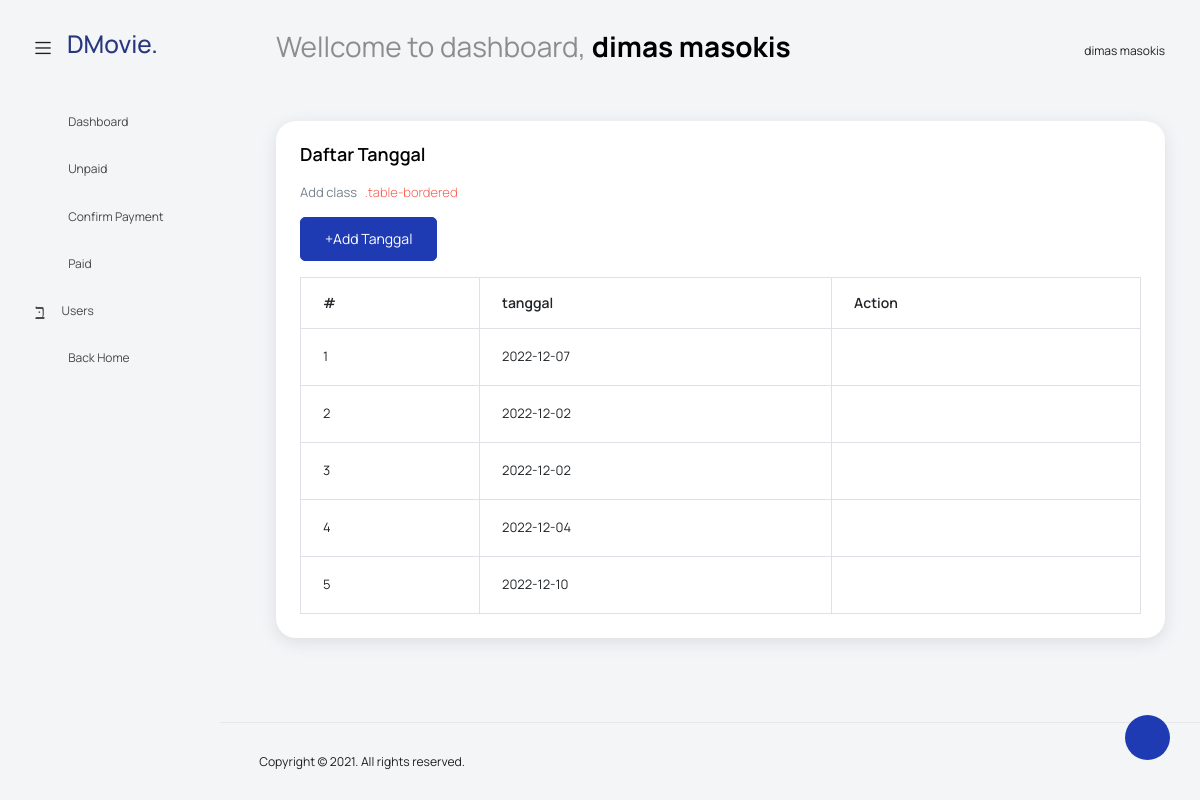
Page /admin/index.php?page=tanggal (signed in) on the committed database.
### tables this page shows
CREATE TABLE `jadwal` (
  `id_jadwal` int(11) NOT NULL,
  `tanggal` date NOT NULL
);

### admin/data-tanggal.php (the view, shortened to what this page needs)
<?php
$datepage = isset($_GET["datepage"]) ? $_GET["datepage"] : "tanggal";
if ($datepage === "addtanggal") {
    formAddTanggal();
} else if ($datepage === "addaction") {
    insertTanggal();
} else if ($datepage === "formupdate") {
    formUpdateTanggal();
} else if ($datepage === "updateaction") {
    updateAction();
} else if ($datepage === "delete") {
    deleteTanggal();
} else {
    getData();
}
function getData()
{
    $koneksi = getConnection();
    $query = mysqli_query($koneksi, "SELECT * FROM jadwal");
?>
    <div class="col-lg-12 grid-margin stretch-card">
        <div class="card">
            <div class="card-body">
                <h4 class="card-title">Daftar Tanggal</h4>
                <p class="card-description">
                    Add class <code>.table-bordered</code>
                </p>
                <a href="?page=tanggal&datepage=addtanggal" class="btn btn-primary">+Add Tanggal</a>
                <div class="table-responsive pt-3">
                    <table class="table table-bordered">
                        <thead>
                            <tr>
                                <th>#</th>
                                <th>tanggal</th>
                                <th>Action</th>
                            </tr>
                        </thead>
                        <tbody>
                            <?php
                            $no = 1;
                            while ($q = mysqli_fetch_array($query)) {
                            ?>
                                <tr>
                                    <td><?php echo $no++ ?></td>
                                    <td><?php echo $q["tanggal"] ?></td>
                                    <td>
                                        <div class="d-flex justify-content-center">
                                            <a href="?page=tanggal&datepage=formupdate&id_jadwal=<?php echo $q["id_jadwal"] ?>"><i class="mdi mdi-grease-pencil " style="font-size: 20px;"></i></a>
                                            <a onclick="return confirm('Apakah anda yakin akan menghapus data ini?')" href="?page=tanggal&datepage=delete&id_jadwal=<?php echo $q["id_jadwal"] ?>"><i class="mdi mdi-delete ms-4" style="font-size: 20px;"></i></a>
                                        </div>
                                    </td>
                                </tr>
                            <?php
                            } ?>
                        </tbody>
                    </table>
                </div>
            </div>
        </div>
    </div>
<?php
}
?>

### rows in the picture
jadwal: tanggal "2022-12-07"
jadwal: tanggal "2022-12-02"
jadwal: tanggal "2022-12-02"
jadwal: tanggal "2022-12-04"
jadwal: tanggal "2022-12-10"

### other values in the picture
$_SESSION['nama'] "dimas masokis"
